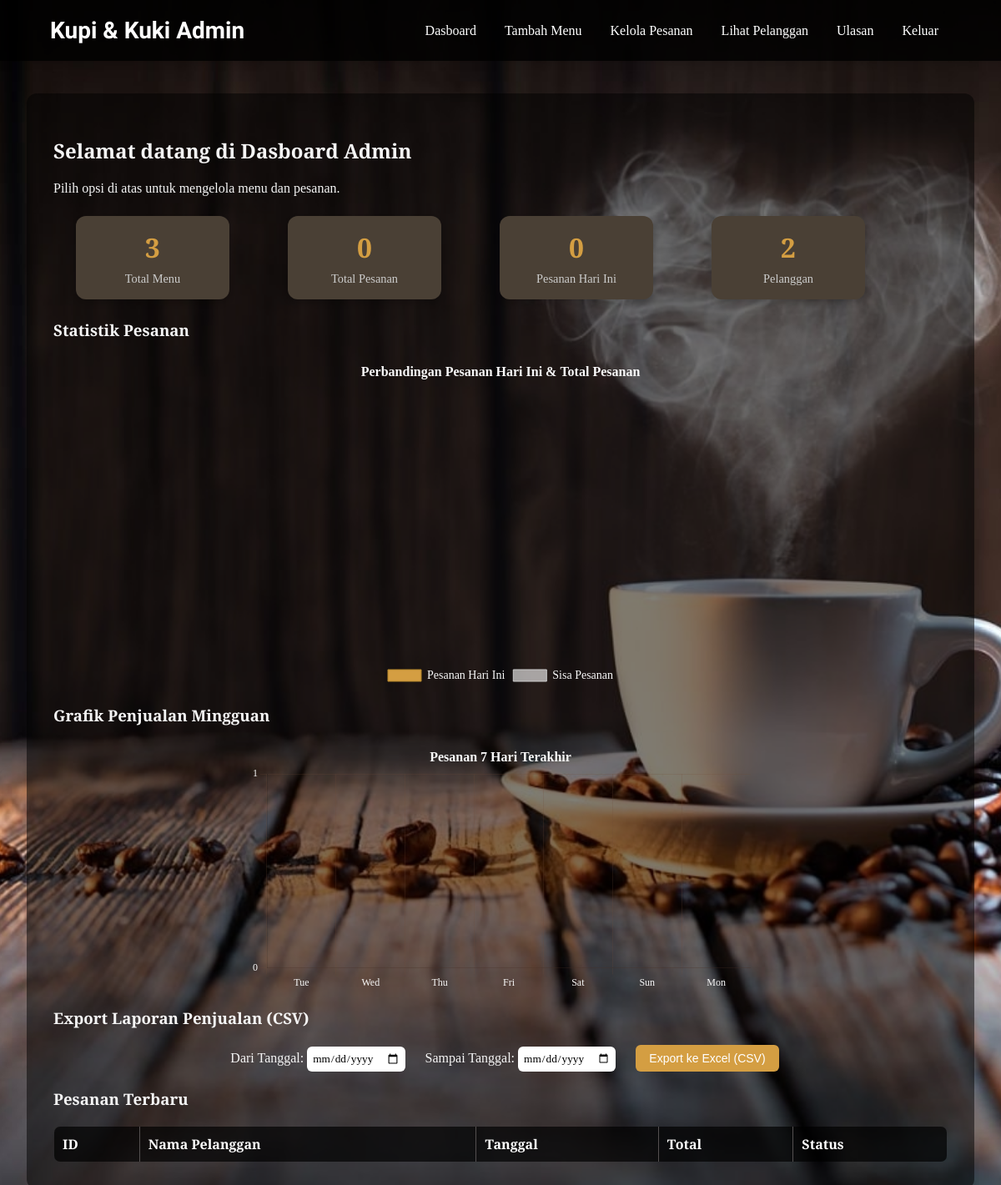
The app's page /admin/admin_dashboard.php (signed in), older data.
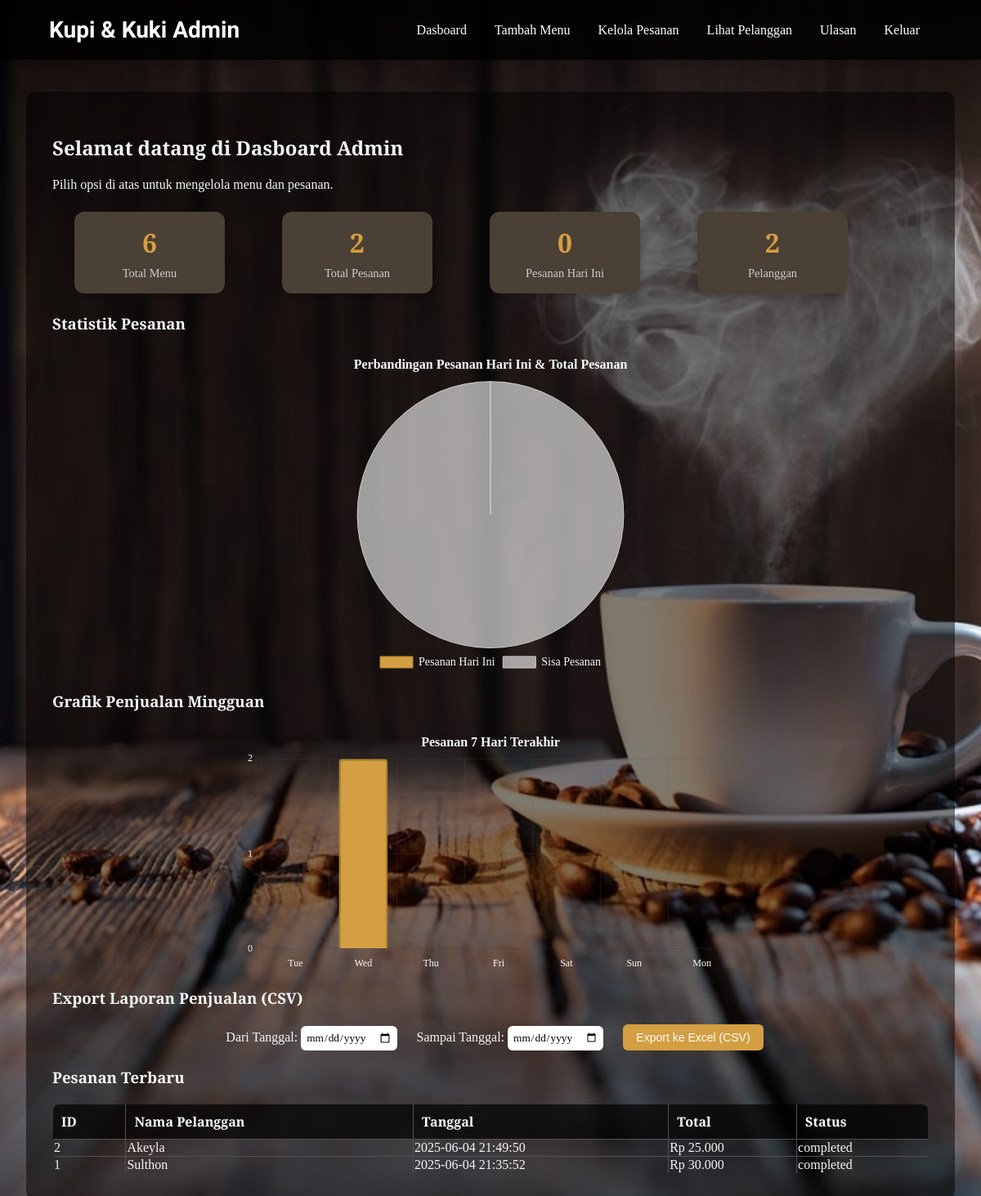
The same page, newer data.
### tables this page shows
CREATE TABLE `orders` (
  `id` int(11) NOT NULL,
  `customer_name` varchar(100) NOT NULL,
  `order_date` datetime DEFAULT current_timestamp(),
  `total_amount` decimal(10,2) NOT NULL,
  `status` enum('pending','processing','completed','cancelled') DEFAULT 'pending',
  `payment_method` varchar(50) NOT NULL,
  `notes` text DEFAULT NULL,
  `items` text NOT NULL COMMENT 'JSON array of ordered items'
);

### admin/admin_dashboard.php (the view, shortened to what this page needs)
<?php
$host = "localhost";
$user = "root";
$pass = "";
$db   = "toko_kopi";
$conn = mysqli_connect($host, $user, $pass, $db);
$query_menu = mysqli_query($conn, "SELECT COUNT(*) AS total_menu FROM menu");
$total_menu = mysqli_fetch_assoc($query_menu)['total_menu'];
$query_order = mysqli_query($conn, "SELECT COUNT(*) AS total_order FROM orders");
$total_order = mysqli_fetch_assoc($query_order)['total_order'];
$query_hari_ini = mysqli_query($conn, "SELECT COUNT(*) AS order_hari_ini FROM orders WHERE DATE(order_date) = CURDATE()");
$order_hari_ini = mysqli_fetch_assoc($query_hari_ini)['order_hari_ini'];
$query_pelanggan = mysqli_query($conn, "SELECT COUNT(*) AS total_pelanggan FROM subscribers");
$total_pelanggan = mysqli_fetch_assoc($query_pelanggan)['total_pelanggan'];
?>
<!DOCTYPE html>
<html lang="id">
<head>
    <link rel="stylesheet" href="../css/admin_style.css">
    <link rel="stylesheet" href="../css/navbar.css">
</head>
<body>
    <header class="navbar">
        <div class="logo">Kupi & Kuki Admin</div>
        <nav>
             <a href="admin_dashboard.php">Dasboard</a>
            <a href="add_menu.php">Tambah Menu</a>
            <a href="manage_orders.php">Kelola Pesanan</a>
            <a href="view_subscribers.php">Lihat Pelanggan</a>
            <a href="ulasan.php">Ulasan</a>
            <a href="../php/logout.php">Keluar</a>
        </nav>
    </header>
    <section>
        <h2>Selamat datang di Dasboard Admin</h2>
        <p>Pilih opsi di atas untuk mengelola menu dan pesanan.</p>
        <div class="stats-wrapper">
            <div class="card"><h3><?= $total_menu ?></h3><p>Total Menu</p></div>
            <div class="card"><h3><?= $total_order ?></h3><p>Total Pesanan</p></div>
            <div class="card"><h3><?= $order_hari_ini ?></h3><p>Pesanan Hari Ini</p></div>
            <div class="card"><h3><?= $total_pelanggan ?></h3><p>Pelanggan</p></div>
        </div>
        <h3>Statistik Pesanan</h3>
        <div style="max-width: 400px; margin: auto;">
            <canvas id="grafikPesanan"></canvas>
        </div>
        <h3>Grafik Penjualan Mingguan</h3>
        <div style="max-width: 600px; margin: auto;">
            <canvas id="grafikMingguan"></canvas>
        </div>
        <h3>Export Laporan Penjualan (CSV)</h3>
        <form method="post" action="export_csv.php" style="margin-bottom: 20px;">
        <label>Dari Tanggal:
            <input type="date" name="start_date" required>
        </label>
        <label>Sampai Tanggal:
            <input type="date" name="end_date" required>
        </label>
        <button type="submit">Export ke Excel (CSV)</button>
        </form>
        <h3>Pesanan Terbaru</h3>
        <table class="tabel-pesanan">
            <tr>
                <th>ID</th>
                <th>Nama Pelanggan</th>
                <th>Tanggal</th>
                <th>Total</th>
                <th>Status</th>
            </tr>
            <?php
            $pesanan_terbaru = mysqli_query($conn, "SELECT * FROM orders ORDER BY order_date DESC LIMIT 5");
            while ($baris = mysqli_fetch_assoc($pesanan_terbaru)) {
                echo "<tr>
                        <td>{$baris['id']}</td>
                        <td>{$baris['customer_name']}</td>
                        <td>{$baris['order_date']}</td>
                        <td>Rp " . number_format($baris['total_amount'], 0, ',', '.') . "</td>
                        <td>{$baris['status']}</td>
                      </tr>";
            }
            ?>
        </table>
    </section>
</body>
</html>

Row changes from the older to the newer data that the page shows:
added orders: id "2", customer_name "Akeyla", order_date "2025-06-04 21:49:50", total_amount "25.000", status "completed"
added orders: id "1", customer_name "Sulthon", order_date "2025-06-04 21:35:52", total_amount "30.000", status "completed"
Text that changed along with them:
$total_menu: "3" → "6"
$total_order: "0" → "2"
chart data {{ $total_order - $order_hari_ini }}: 0 → 2
chart data {{ json_encode($pesanan_mingguan) }}: ["0","0","0","0","0","0","0"] → ["0","2","0","0","0","0","0"]
